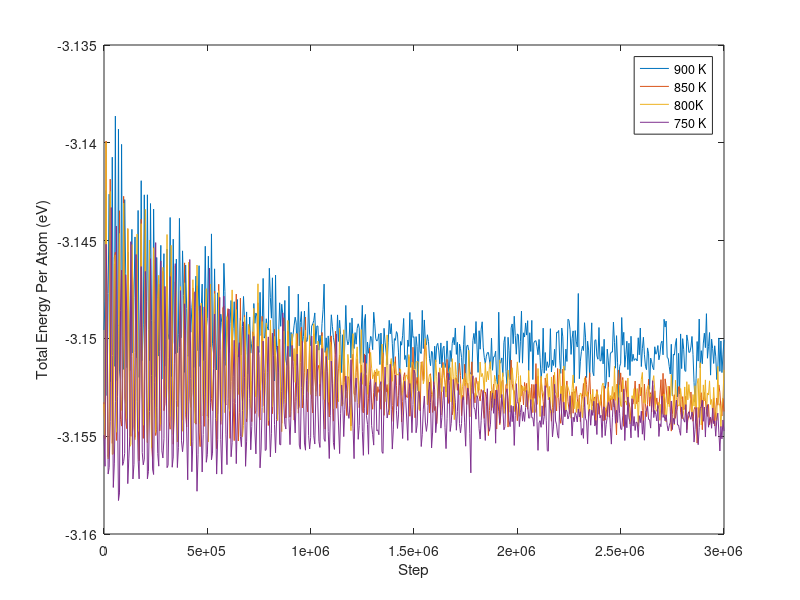

This chart was generated by the following MATLAB code:
clc; clear; close all;
%%% Preliminary results data

%% Total PE
d900 = importdata('5x.txt','\t',1);
d900 = d900.data;
d850 = importdata('6x.txt','\t',1);
d850 = d850.data;
d800 = importdata('7x.txt','\t',1);
d800 = d800.data;
d750 = importdata('8x.txt','\t',1);
d750 = d750.data;

t1 = d750(:,1);
t = d900(:,1);

te_900 = d900(:,7);
n_900 = d900(1,3);
te_900 = te_900/n_900;
% m_900 = mean(te_900(2001:2501));

te_850 = d850(:,7);
n_850 = d850(1,3);
te_850 = te_850/n_850;
% m_850 = mean(te_850(2001:2501));

te_800 = d800(:,7);
n_800 = d800(1,3);
te_800 = te_800/n_800;
% m_800 = mean(te_800(2001:2501));

te_750 = d750(:,7);
n_750 = d750(1,3);
te_750 = te_750/n_750;
% m_750 = mean(te_750(2001:2501));

% figure(1)
% plot(t1,te_750)
% xlabel('Step')
% ylabel('Total Energy (eV)')


figure(2)
plot(t,te_900,t,te_850,t,te_800,t1,te_750)
hold on 
% yline([m_900 m_850 m_800 m_750],'--k')
legend('900 K','850 K','800K','750 K','Location','best')
xlabel('Step')
ylabel('Total Energy Per Atom (eV)')
% ylim([-4.68e4 -4.61e4])

% Initital GB Energy
% GB energy is 919.509157468287 mJ/m^2 for all temperatures
%%
% de_900 = d900(:,8);
% de_850 = d850(:,8);
% de_800 = d800(:,8);
% de_750 = d750(:,8);
% 
% figure(2)
% plot(t,de_900,t,de_850,t,de_800,t,de_750)
% hold on 
% legend('900 K','850 K','800K','750 K','Location','best')
% xlabel('Time (ps)')
% ylabel('Density')

















